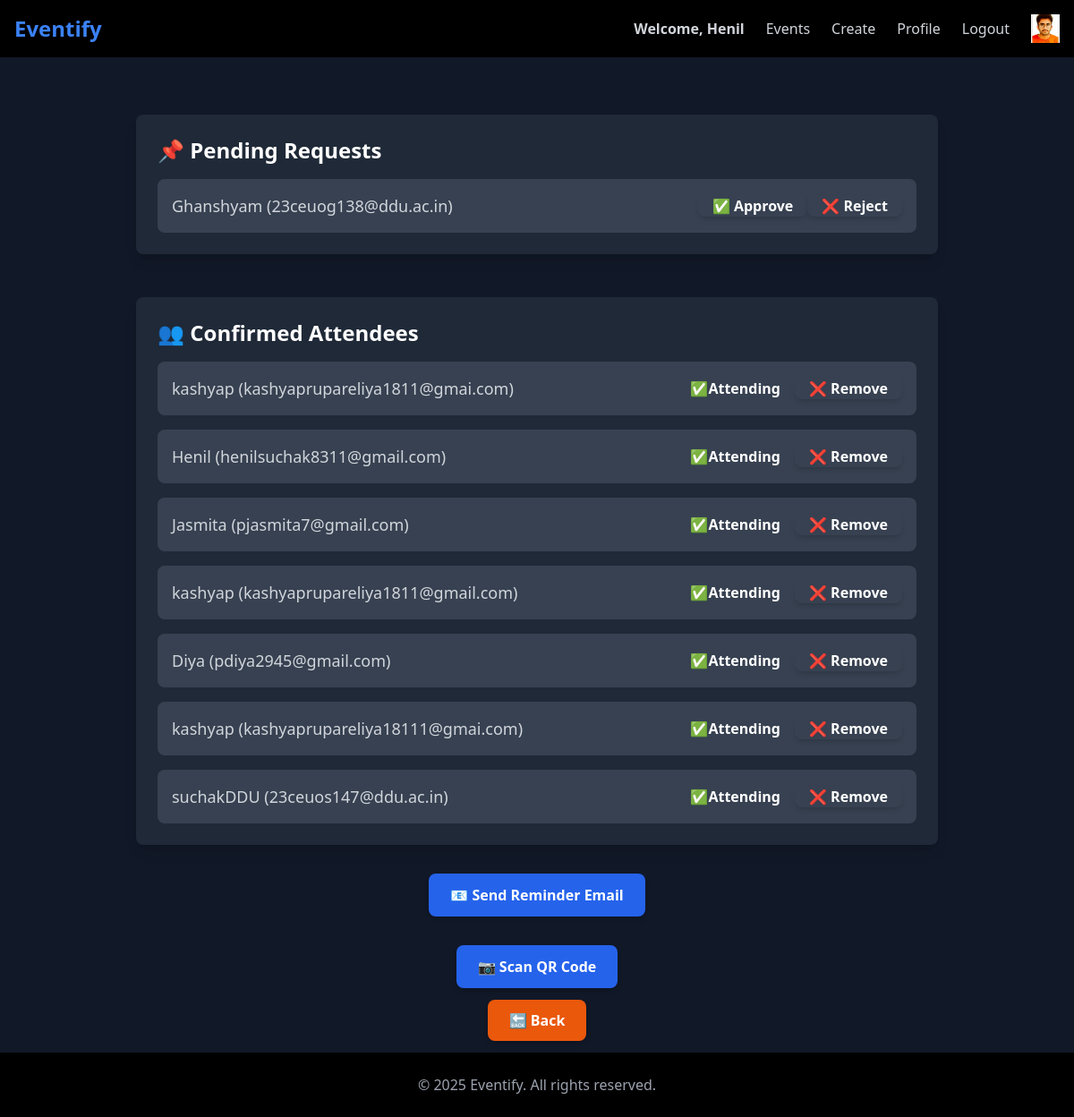
The page /event/event/29/manage/ (signed in) on the database as committed earlier.
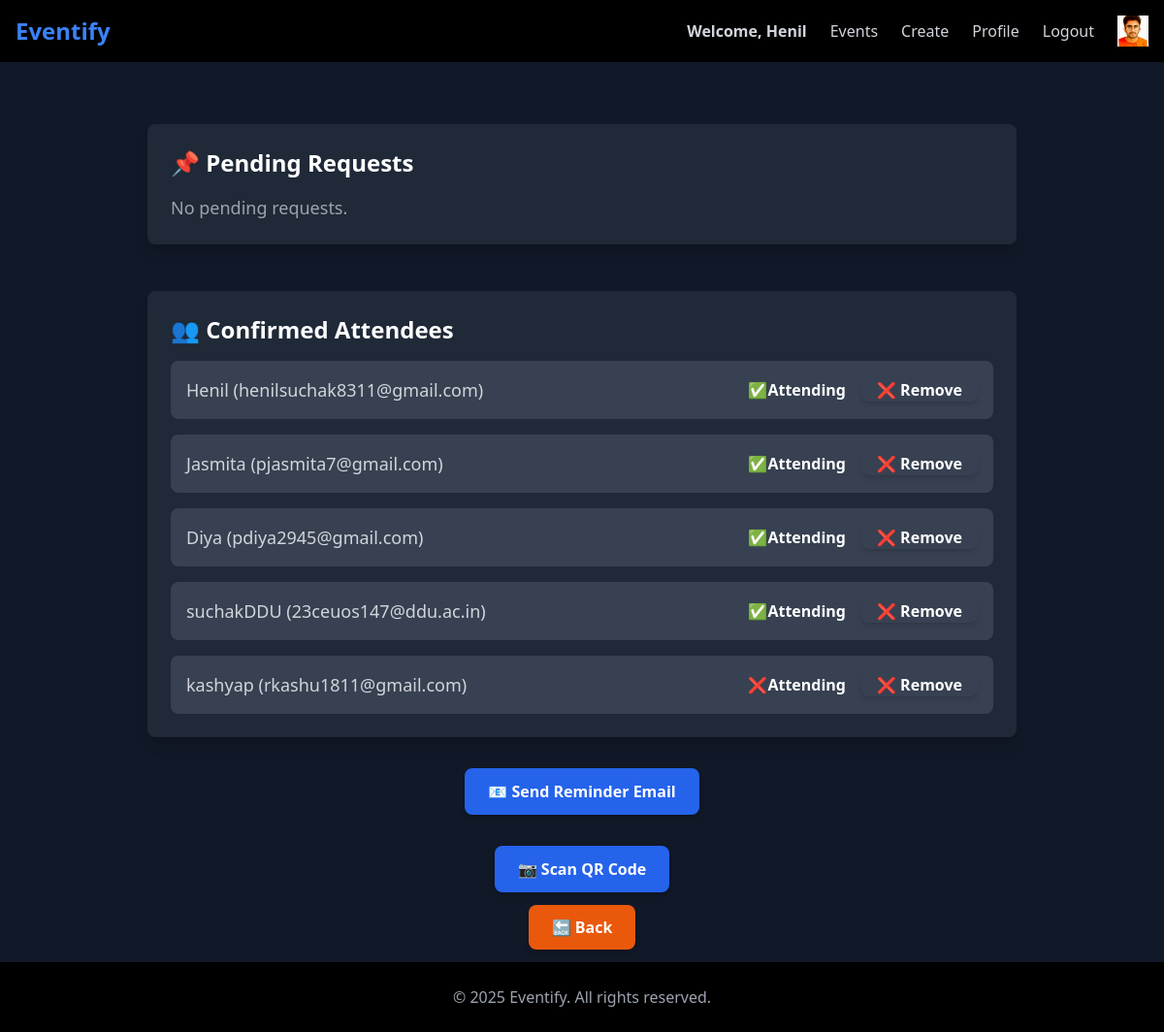
The same page on the database as committed later.
### user1/models.py (models this page shows, shortened)
class CustomUser(AbstractBaseUser, PermissionsMixin):
    email = models.EmailField(unique=True)  # Unique identifier
    name = models.CharField(max_length=50)
    phone_number = models.CharField(max_length=15, blank=True, null=True)
    profile_picture = models.ImageField(upload_to="profile_pics/", blank=True, null=True, default="profile_pics/default_profile.png")
    date_of_birth = models.DateField(blank=True, null=True)
    is_active = models.BooleanField(default=True)
    is_staff = models.BooleanField(default=False)  # Required for admin login
    objects = CustomUserManager()
    USERNAME_FIELD = "email"
    REQUIRED_FIELDS = ["name"]

### event/models.py (models this page shows, shortened)
class AttendeeRequest(models.Model):
    event = models.ForeignKey(Event, on_delete=models.CASCADE, related_name="attendee_requests")
    attendee = models.ForeignKey(Attendee, on_delete=models.CASCADE)
    requested_at = models.DateTimeField(auto_now_add=True)
    is_approved = models.BooleanField(default=False)  # Default is pending approval
    is_attending = models.BooleanField(default=False)  # Track if attendee is still attending

class Attendee(models.Model):
    name = models.CharField(max_length=100)
    email = models.EmailField(unique=True)
    phone_no = models.CharField(max_length=15, null=True, blank=True)

### event/views.py (the view)
# urls.py: path('event/<int:event_id>/manage/', views.manage_attendee_requests, name='manage_event'), #10.1 Manage event attendee requests
@login_required
def manage_attendee_requests(request, event_id):
    event = get_object_or_404(Event, id=event_id)
    if request.user != event.organizer:
        messages.error(request, "You are not authorized to manage this event.")
        return redirect('event:event_list')
    pending_requests = AttendeeRequest.objects.filter(event=event, is_approved=False)
    return render(request, 'event/manage_event.html', {'event': event, 'pending_requests': pending_requests})

### event/templates/event/manage_event.html (shortened to what this page needs)
{% extends "layout.html" %}
{% block content %}
<div class="min-h-screen bg-gray-900 text-white flex flex-col items-center p-6">
    <div class="mt-10 bg-gray-800 shadow-lg rounded-lg max-w-4xl w-full p-6 border border-gray-700">
        <h2 class="text-2xl font-bold text-gray-100 mb-4">📌 Pending Requests</h2>
        {% if pending_requests %}
            <ul class="list-none space-y-4">
                {% for attendee_request in pending_requests %}
                    <li class="flex justify-between items-center bg-gray-700 p-4 rounded-lg shadow-sm border border-gray-600">
                        <span class="text-lg text-gray-300 font-medium">{{ attendee_request.attendee.name }} ({{ attendee_request.attendee.email }})</span>
                        <div class="flex space-x-3">
                            <form method="POST" action="{% url 'event:approve_attendee' event.id attendee_request.attendee.id %}" class="inline">
                                <button type="submit" class="bg-green-600 hover:bg-green-700 text-white font-semibold px-4 py-2 rounded-lg shadow-md">
                                    ✅ Approve
                                </button>
                            </form>
                            <form method="POST" action="{% url 'event:reject_attendee' event.id attendee_request.attendee.id %}" class="inline">
                                <button type="submit" class="bg-red-600 hover:bg-red-700 text-white font-semibold px-4 py-2 rounded-lg shadow-md">
                                    ❌ Reject
                                </button>
                            </form>
                        </div>
                    </li>
                {% endfor %}
            </ul>
        {% else %}
            <p class="text-gray-400 text-lg mt-3">No pending requests.</p>
        {% endif %}
    </div>
    <br>
    <div class="mt-6 bg-gray-800 shadow-lg rounded-lg max-w-4xl w-full p-6 border border-gray-700">
        <h2 class="text-2xl font-bold text-gray-100 mb-4">👥 Confirmed Attendees</h2>
        {% if event.attendees.all %}
            <ul class="list-none space-y-4">
                {% for attendee in event.attendees.all %}
                    <li class="flex justify-between items-center bg-gray-700 p-4 rounded-lg shadow-sm border border-gray-600">
                        <span class="text-lg text-gray-300 font-medium">{{ attendee.name }} ({{ attendee.email }})</span>
                        <div class="flex items-center space-x-4">
                            {% with attendee.attendeerequest_set.first as request_obj %}
                                <span class="px-3 py-1 rounded-md text-sm font-semibold flex items-center space-x-1
                                    {% if request_obj and request_obj.is_attending %} bg-green-600 text-white {% else %} bg-red-600 text-white {% endif %}">
                                    {% if request_obj and request_obj.is_attending %}
                                        ✅ <span>Attending</span>
                                    {% else %}
                                        ❌ <span>Attending</span>
                                    {% endif %}
                                </span>
                            {% endwith %}
                            {% if event.organizer == request.user %}
                                <form method="POST" action="{% url 'event:remove_attendee' event.id attendee.id %}">
                                    <button type="submit" class="bg-red-500 hover:bg-red-700 text-white font-semibold px-4 py-2 rounded-lg shadow-md">
                                        ❌ Remove
                                    </button>
                                </form>
                            {% endif %}
                        </div>
                    </li>
                {% endfor %}
            </ul>
        {% else %}
            <p class="text-gray-400 text-lg mt-3">No attendees yet.</p>
        {% endif %}
    </div>
    {% if event.attendees.all %}
    <div class="mt-8">
        <form method="POST" action="{% url 'event:send_email_to_attendees' event.id %}" class="inline" onsubmit="disableButton()">
            <button id="sendEmailButton" type="submit" class="bg-blue-600 hover:bg-blue-700 text-white font-semibold px-6 py-3 rounded-lg shadow-md flex items-center">
                <span id="buttonText">📧 Send Reminder Email</span>
            </button>
        </form>
    </div>
    {% endif %}
    <div class="mt-8">
        <button onclick="scanQRCode()" class="bg-blue-600 hover:bg-blue-700 text-white font-semibold px-6 py-3 rounded-lg shadow-md flex items-center">
            📷 Scan QR Code
        </button>
    </div>
    <div class="mt-6 text-center">
        {% if request.GET.next %}
            <a href="{{ request.GET.next }}"
               class="bg-orange-600 hover:bg-orange-700 text-white font-semibold px-6 py-3 rounded-lg shadow-md transition-all duration-300 ease-in-out">
                🔙 Back
            </a>
        {% else %}
            <a href="{% url 'event:event_details' event.id %}"
               class="bg-orange-600 hover:bg-orange-700 text-white font-semibold px-6 py-3 rounded-lg shadow-md transition-all duration-300 ease-in-out">
                🔙 Back
            </a>
        {% endif %}
    </div>
</div>
{% endblock %}

### templates/layout.html (shortened to what this page needs)
{% load static tailwind_tags %}
{% load static %}
<!DOCTYPE html>
<html lang="en">
<head>
    {% tailwind_css %}
    <link rel="stylesheet" href="{% static 'style.css' %}">
</head>
<body class="bg-black text-white">
    <nav class="w-full bg-black shadow-md p-4 flex justify-between items-center">
        <h1 class="text-2xl font-bold text-blue-500">
            <a href="{% url 'event:home' %}">Eventify</a>
        </h1>
        <div class="flex items-center space-x-6 text-gray-300">
            {% if request.user.is_authenticated %}
                <a href="{% url 'event:home' %}" class="text-blue-400 font-semibold">Welcome, {{ request.user.name }}</span>
                <a href="{% url 'event:event_list' %}" class="hover:text-orange-400 font-medium">Events</a>
                <a href="{% url 'event:create_event' %}" class="hover:text-orange-400 font-medium">Create</a>
                <a href="{% url 'event:profile' %}" class="hover:text-orange-400 font-medium">Profile</a>
                <form method="POST" action="{% url 'logout' %}" class="inline">
                    <button type="submit" onclick="return confirmLogout()"
                            class="hover:text-red-400 font-medium">
                        Logout
                    </button>
                </form>
                <img src="{{ request.user.profile_picture.url }}" alt="Profile"
                    class="rounded-full border border-gray-500 object-cover"
                    style="width: 32px; height: 32px;">
            {% else %}
                <a href="{% url 'login' %}" class="hover:text-orange-400 font-medium">Login</a>
            {% endif %}
        </div>
    </nav>
    {% block content %}{% endblock %}
    <footer class="w-full bg-black p-6 space-y-6 text-center text-gray-400">
        © 2025 Eventify. All rights reserved.
    </footer>
</body>
</html>

### static/style.css (style rules this page uses)
body { background-color: rgb(23, 23, 26); color: rgb(137, 139, 141); }
h1 { text-align: center; font-size: 2em; }

Rows that differ between the two databases and show on the page:
removed AttendeeRequest: attendee.name "Ghanshyam", attendee.email "23ceuog138@ddu.ac.in"
removed Attendee: name "kashyap", email "kashyaprupareliya1811@gmai.com", shows "Attending"
removed Attendee: name "kashyap", email "kashyaprupareliya1811@gmail.com", shows "Attending"
removed Attendee: name "kashyap", email "kashyaprupareliya18111@gmai.com", shows "Attending"
added Attendee: name "kashyap", email "rkashu1811@gmail.com", shows "Attending"
Other text that changed with them:
text now shown: "No pending requests."
